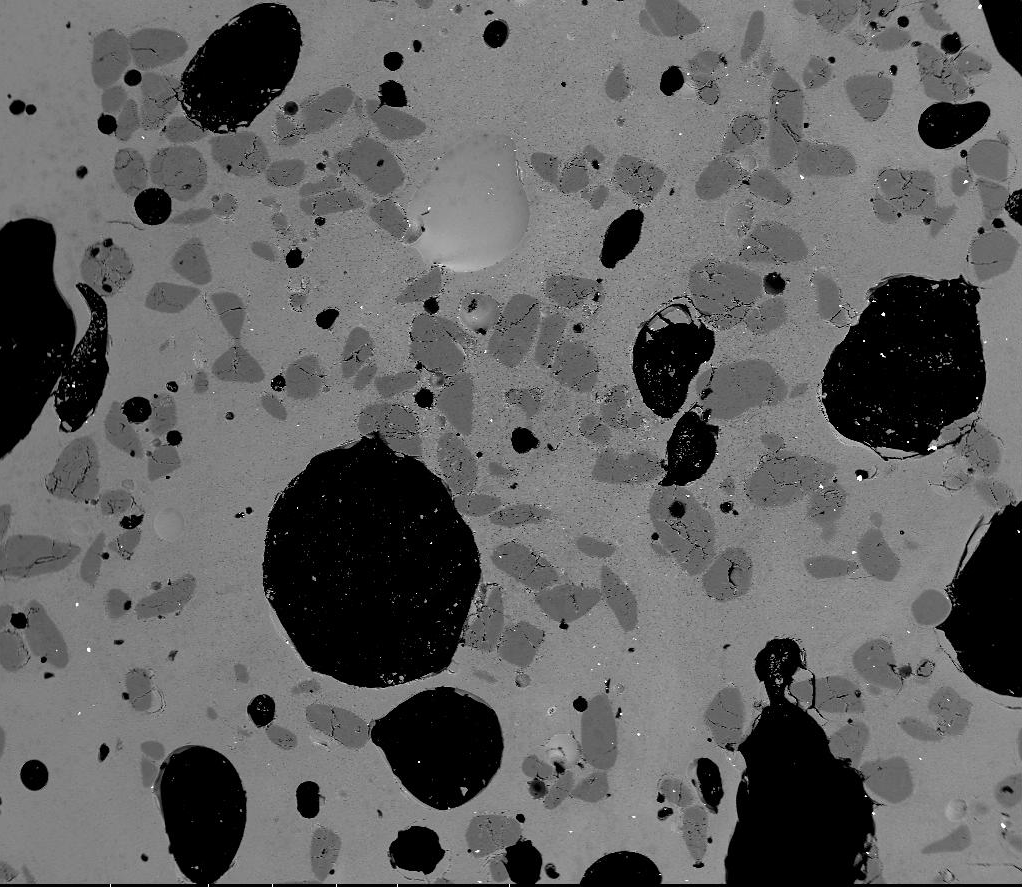
#> input picture task6/data/image.png, 1022 x 887 px
$ jupyter execute --allow-errors Bubbles.ipynb   (Python 2 division)   (older library calls are emulated)
#> lines starting #> are read from the running program, lines starting #| are printed output that depends on the picture
[cell 1]
import numpy as np
import pylab
import mahotas as mh

dna = mh.imread('./data/image.png')
#> dna is the input picture: shape (887, 1022, 3); min 0, max 255, mean 98.6
# [7 lines of commented-out code are left out]

dnaf = mh.gaussian_filter(dna, 8)
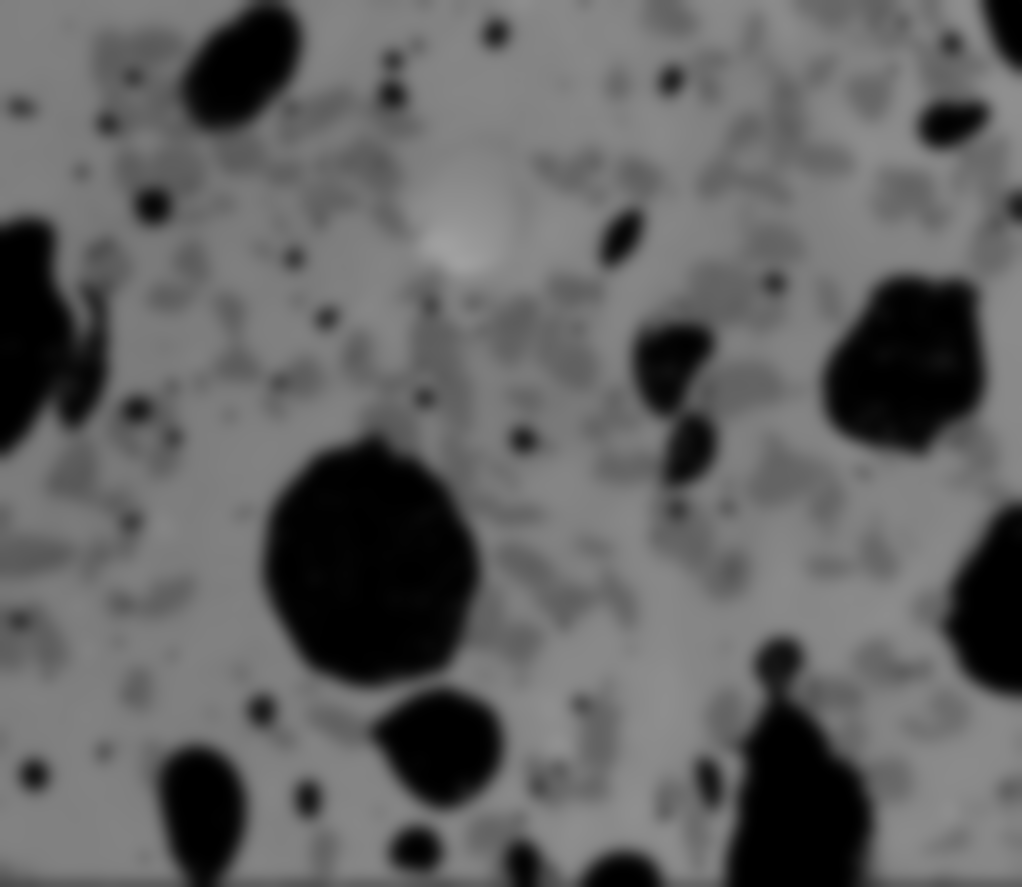
#> dnaf: shape (887, 1022, 3) float64; min 0, max 160.5, mean 98.6
dnaf = dnaf.astype('uint8')
#> (the rest of this cell did not finish here and is left out)
